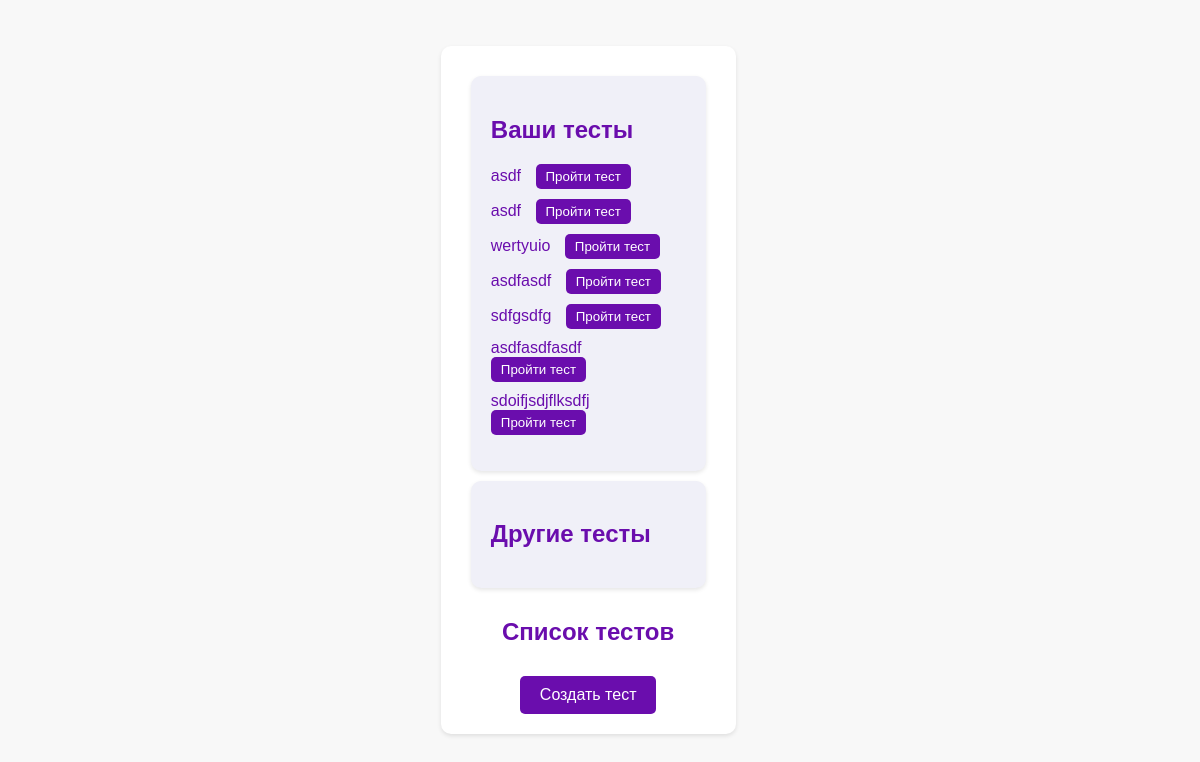
The page /test_list/ (signed in) on the database as committed earlier.
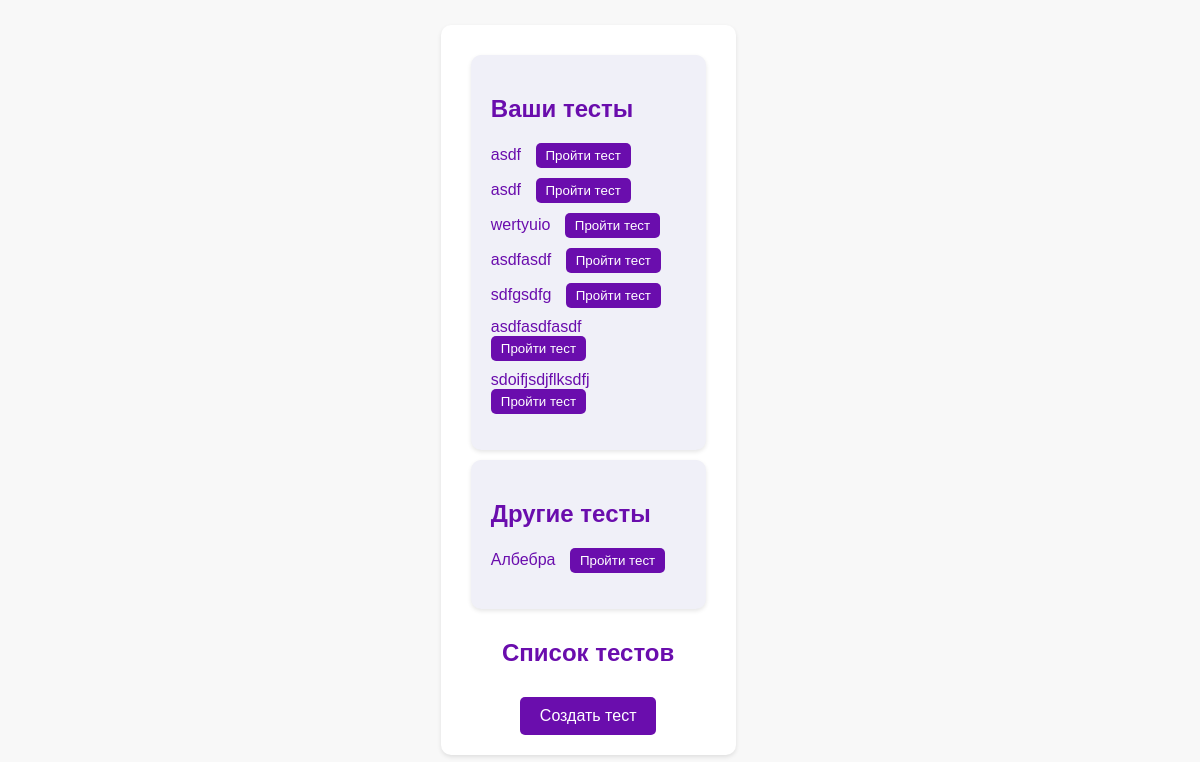
The same page on the database as committed later.
### tests/models.py (models this page shows, shortened)
class Test(models.Model):
    title = models.CharField(max_length=100)
    description = models.TextField()
    author = models.ForeignKey(User, on_delete=models.CASCADE)
    is_published = models.BooleanField(default=False)

### tests/views.py (the view)
# urls.py: path('test_list/', views.test_list, name='test_list'),
@login_required
def test_list(request):
        user_tests = Test.objects.filter(author=request.user)
        other_tests = Test.objects.exclude(author=request.user)
        return render(request, 'head/test_list.html', {'user_tests': user_tests, 'other_tests': other_tests})

### templates/head/test_list.html (shortened to what this page needs)
<!DOCTYPE html>
<html lang="en">
<head>
</head>
<body>
    <div class="center-wrapper">
        <section class="home">
            <div class="section-wrapper">
                <section class="home">
                    <div class="test-columns">
                        <div class="row">
                            <div class="column">
                                <h2>Ваши тесты</h2>
                                <ul>
                                    {% for test in user_tests %}
                                        <li>
                                            <a href="{% url 'test_detail' test.id %}">{{ test.title }}</a>
                                            <a href="{% url 'take_test' test.id %}"><button>Пройти тест</button></a>
                                        </li>
                                    {% endfor %}
                                </ul>
                            </div>
                            <div class="column">
                                <h2>Другие тесты</h2>
                                <ul>
                                    {% for test in other_tests %}
                                        <li>
                                            <a href="{% url 'test_detail' test.id %}">{{ test.title }}</a>
                                            <a href="{% url 'take_test' test.id %}"><button>Пройти тест</button></a>
                                        </li>
                                    {% endfor %}
                                </ul>
                            </div>
                        </div>
                    </div>
                </section>
                <div class="section-content">
                    <h1>Список тестов</h1>
                    <a href="{% url 'create_test' %}" class="btn-create">Создать тест</a>
                </div>
            </div>
        </section>
    </div>
</body>
</html>

Rows that differ between the two databases and show on the page:
added Test: title "Албебра", shown under "Другие тесты"
